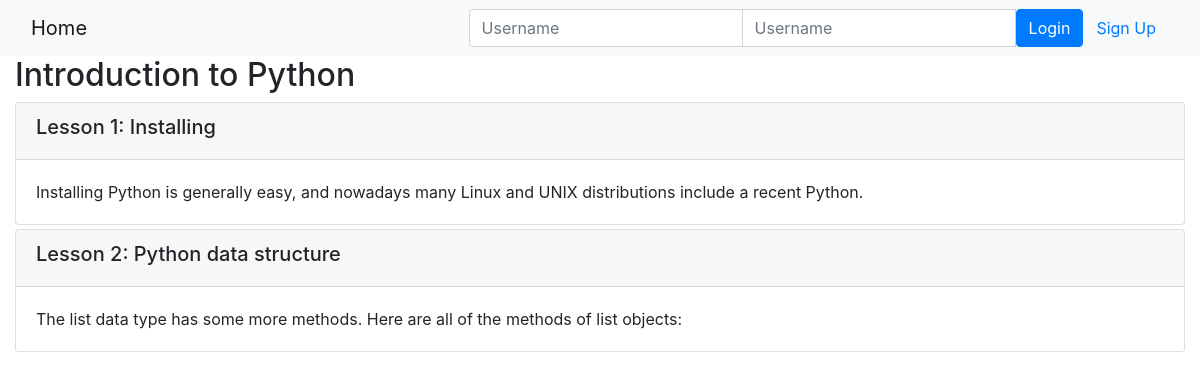
The page /onlinecourse/2/ on the database its author committed.
### onlinecourse/models.py (models this page shows, shortened)
class Course(models.Model):
    name = models.CharField(null=False, max_length=30, default='online course')
    image = models.ImageField(upload_to='course_images/')
    description = models.CharField(max_length=1000)
    pub_date = models.DateField(null=True)
    instructors = models.ManyToManyField(Instructor)
    users = models.ManyToManyField(settings.AUTH_USER_MODEL, through='Enrollment')
    total_enrollment = models.IntegerField(default=0)
    is_enrolled = False

class Lesson(models.Model):
    title = models.CharField(max_length=200, default="title")
    order = models.IntegerField(default=0)
    course = models.ForeignKey(Course, on_delete=models.CASCADE)
    content = models.TextField()

### onlinecourse/views.py (the view)
# urls.py: path('<int:pk>/', views.CourseDetailView.as_view(), name='course_details'),
class CourseDetailView(generic.DetailView):
    model = Course
    template_name = 'onlinecourse/course_detail_bootstrap.html'

### onlinecourse/templates/onlinecourse/course_detail_bootstrap.html (shortened to what this page needs)
<!DOCTYPE html>
<html lang="en">
<head>
     {% load static %}
    <link rel="stylesheet" href="https://maxcdn.bootstrapcdn.com/bootstrap/4.5.2/css/bootstrap.min.css">
</head>
<body>
    <nav class="navbar navbar-light bg-light">
        <div class="container-fluid">
            <div class="navbar-header">
                  <a class="navbar-brand" href="{% url 'onlinecourse:index' %}">Home</a>
            </div>
            <ul class="nav navbar-nav navbar-right">
                {% if user.is_authenticated %}
                <li>
                    <a class="btn btn-link" href="#">{{ user.first_name }}({{ user.username }})</a>
                    <a class="btn btn-link" href="{% url 'onlinecourse:logout' %}">Logout</a>
                </li>
                {% else %}
                <li>
                    <form class="form-inline" action="{% url 'onlinecourse:login' %}" method="post">
                        <div class="input-group">
                            <input type="text" class="form-control" placeholder="Username" name="username" >
                            <input type="password" class="form-control" placeholder="Username" name="psw" >
                            <button class="btn btn-primary" type="submit">Login</button>
                            <a class="btn btn-link" href="{% url 'onlinecourse:registration' %}">Sign Up</a>
                        </div>
                    </form>
                </li>
                {% endif %}
            </ul>
        </div>
    </nav>
    <div class="container-fluid">
            <h2>{{ course.name }}</h2>
            <div class="card-columns-vertical">
                {% for lesson in course.lesson_set.all %}
                    <div class="card mt-1">
                        <div class="card-header"><h5>Lesson {{lesson.order|add:1}}: {{lesson.title}}</h5></div>
                        <div class="card-body">{{lesson.content}}</div>
                    </div>
                {% endfor %}
            </div>
    </div>
</body>
</html>

### rows shown on the page
Course: name "Introduction to Python"
Lesson: order|add "1", title "Installing", content "Installing Python is generally easy, and nowadays many Linux and UNIX distributions include a recent Python."
Lesson: order|add "2", title "Python data structure", content "The list data type has some more methods. Here are all of the methods of list objects:"
